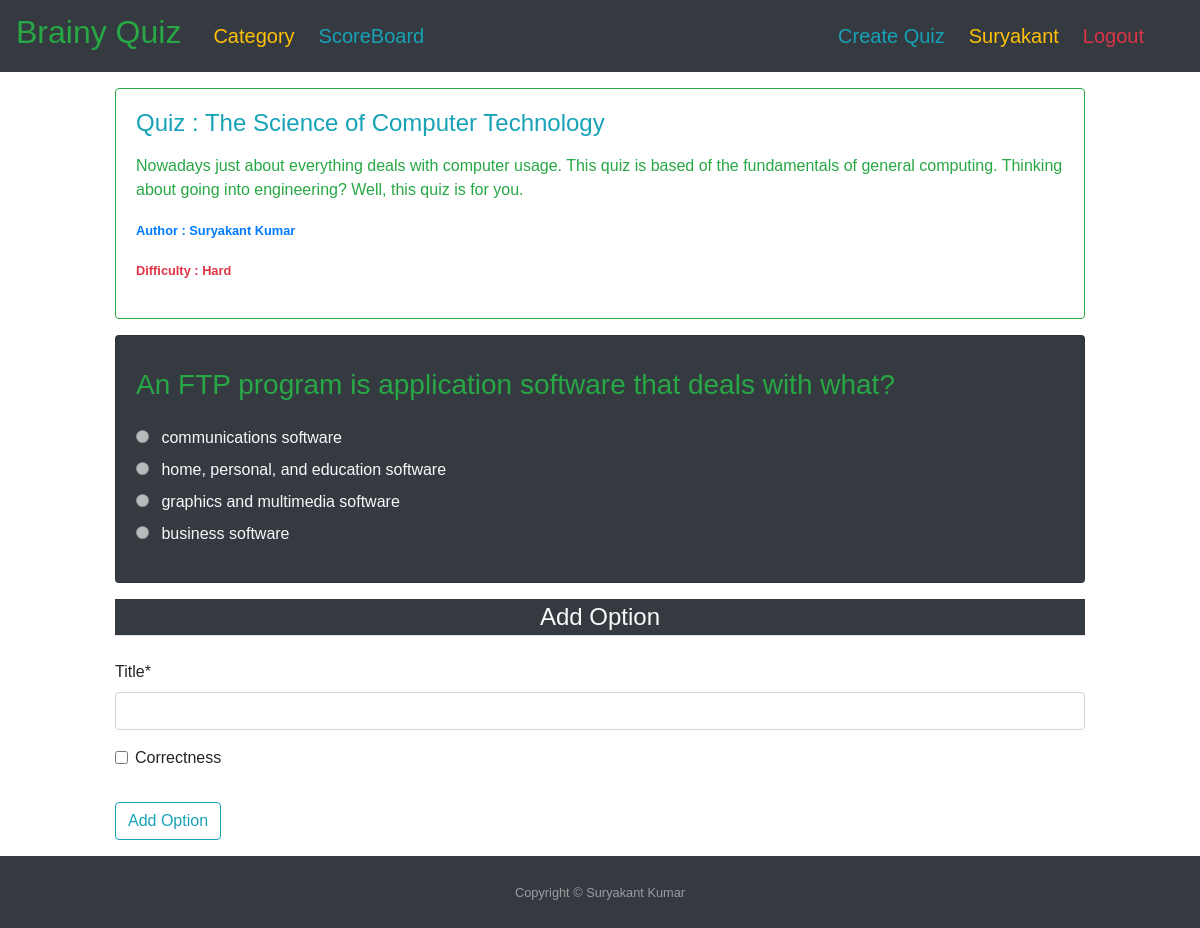
The app's page /quiz/1/question/12/option/create/ (signed in) with its own data.
### quiz/models.py (models this page shows, shortened)
class Quiz(models.Model):
    difficulty_choices = [
        ('H', 'Hard'),
        ('M', 'Medium'),
        ('E', 'Easy')
    ]
    title = models.CharField(max_length=200)
    description = models.TextField(max_length=1000, blank=True, null=True)
    average_score = models.IntegerField(default=0, blank=True, null=True)
    difficulty = models.CharField(max_length=10, choices=difficulty_choices, default='F')
    date_posted = models.DateTimeField(default=timezone.now)
    author = models.ForeignKey(User, null=False, blank=False, on_delete=models.CASCADE)
    category = models.ForeignKey(Category, null=False, blank=False, on_delete=models.CASCADE)
    class Meta:
        ordering = ['-date_posted']

class Question(models.Model):
    title = models.CharField(max_length=400, blank=False, null=False)
    quiz = models.ForeignKey(Quiz, null=False, blank=False, on_delete=models.CASCADE)
    class Meta:
        ordering = ['title']

class Option(models.Model):
    title = models.CharField(max_length=400, blank=False, null=False)
    correctness = models.BooleanField(default=False, null=False)
    question = models.ForeignKey(Question, null=False, blank=False, on_delete=models.CASCADE)
    def __str__(self):
        return '%s' % self.title

### quiz/views.py (the view)
# urls.py: path('quiz/<int:quiz_id>/question/<int:question_id>/option/create/', views.option_create_view,
@login_required
def option_create_view(request, quiz_id, question_id):
    quiz_object = get_object_or_404(Quiz, pk=quiz_id)
    question_object = get_object_or_404(Question, pk=question_id)
    option_objects = Option.objects.filter(
        question__id=question_id).select_related('question')
    if request.user != quiz_object.author:
        messages.success(
            request, f"You don't have permission to create options for Selected Question.")
        return redirect('/')
    form = CreateOptionModelForm(request.POST or None)
    form.instance.question = question_object
    if form.is_valid():
        form.save()
        if option_objects.count() < 4:
            form = CreateOptionModelForm()
        else:
            return redirect('question-feature-ext', quiz_id=quiz_object.id)
    template_name = 'quiz/option_create.html'
    context = {"form": form,
               "question": question_object,
               "related_quiz": quiz_object,
               "option_list": option_objects}
    return render(request, template_name, context)

### quiz/forms.py
class CreateOptionModelForm(forms.ModelForm):
    class Meta:
        model = Option
        fields = ['title', 'correctness']

### quiz/templates/quiz/option_create.html (shortened to what this page needs)
{% extends 'base.html' %}
{% load crispy_forms_tags %}
{% block content %}
<div class="col-12 col-md-10 mb-3 mx-auto mt-3">
    <div class="card border-success mb-3">
        <div class="card-body text-success">
            <h4 class="card-title text-info">
                Quiz : {{ related_quiz.title }}
            </h4>
            <p class="card-text">
                {{ related_quiz.description|linebreaks }}
            </p>
            <p><small class="text-primary"><b>
                        Author : {{ related_quiz.author.first_name }} {{ related_quiz.author.last_name }}
                    </b></small></p>
            <p><small class="text-danger"><b>
                        Difficulty : {{ related_quiz.get_difficulty_display }}
                    </b></small></p>
        </div>
    </div>
    <div>
        <div class="card bg-dark text-light mb-1">
            <div class="card-body">
                <div class="mb-2">
                    <h4 class="card-title text-info">
                        <h3 class="card-text mb-4 text-success">
                            {{ question.title }}
                        </h3>
                        {% for option in option_list %}
                        {% if question.id == option.question.id %}
                        <div>
                            <input type="radio" class="mr-2" disabled>
                            <label>{{ option }}</label>
                        </div>
                        {% endif %}
                        {% endfor %}
                    </h4>
                </div>
            </div>
        </div>
    </div>
</div>
<div class="col-12 col-md-10 mb-3 mx-auto mt-3">
    <form method="POST">
        <fieldset class="form-group ">
            <legend class="border-bottom mb-4 bg-dark text-light text-center">Add Option
            </legend>
            {{ form|crispy }}
        </fieldset>
        <div class="form-group">
            <button class="btn btn-outline-info" type="submit">Add Option</button>
        </div>
    </form>
</div>
{% endblock %}

### templates/navbar.html (shortened to what this page needs)
<nav style="font-family: Comic Sans MS, cursive, sans-serif;" class="navbar navbar-dark bg-dark navbar-expand-lg">
    <a class="navbar-brand text-success mr-4" href="/">
        <h2>Brainy Quiz</h2>
    </a>
    <div class="collapse navbar-collapse" id="navbarSupportedContent">
        <ul class="navbar-nav mr-auto">
            <li class="nav-item active">
                <a class="nav-link mr-2 pb-0 text-warning" href="{% url 'category-list' %}">
                    <h5>Category</h5>
                </a>
            </li>
            <li class="nav-item active">
                <a class="nav-link mr-2 pb-0 text-info" href="{% url 'scoreboard' %}">
                    <h5>ScoreBoard</h5>
                </a>
            </li>
        </ul>
        <div class="navbar-nav mr-4">
            {% if user.is_authenticated %}
                <a class="nav-item nav-link active text-info pb-0 mr-2" href="{% url 'quiz-create' %}">
                    <h5>Create
                        Quiz</h5>
                </a>
                <a class="nav-item nav-link active text-warning pb-0 mr-2" href="{% url 'profile' %}">
                    <h5>{{ user.first_name }}</h5>
                </a>
                <a class="nav-item nav-link active text-danger pb-0 mr-2" href="{% url 'logout' %}">
                    <h5>Logout</h5>
                </a>
            {% endif %}
        </div>
    </div>
</nav>

### records on screen
Quiz: title "The Science of Computer Technology", description "Nowadays just about everything deals with computer usage. This quiz is based of the fundamentals of general computing. Thinking about going into engineering? Well, this quiz is for you.", author.first_name "Suryakant", author.last_name "Kumar", difficulty "Hard"
Question: title "An FTP program is application software that deals with what?"
Option: title "communications software"
Option: title "home, personal, and education software"
Option: title "graphics and multimedia software"
Option: title "business software"

### other values on screen
{{ user.first_name }} "Suryakant"
